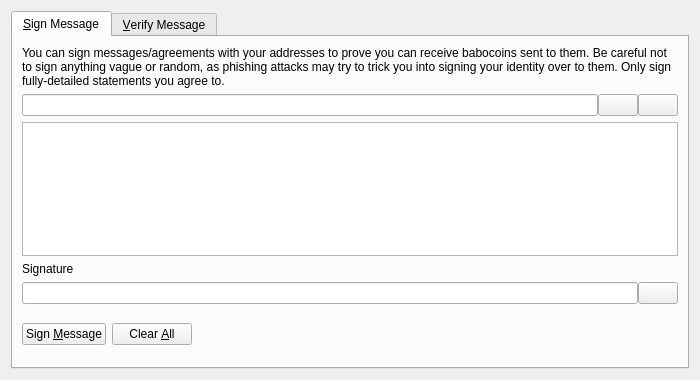
<?xml version="1.0" encoding="UTF-8"?>
<ui version="4.0">
 <class>SignVerifyMessageDialog</class>
 <widget class="QDialog" name="SignVerifyMessageDialog">
  <property name="geometry">
   <rect>
    <x>0</x>
    <y>0</y>
    <width>700</width>
    <height>380</height>
   </rect>
  </property>
  <property name="windowTitle">
   <string>Signatures - Sign / Verify a Message</string>
  </property>
  <property name="modal">
   <bool>true</bool>
  </property>
  <layout class="QVBoxLayout" name="verticalLayout">
   <item>
    <widget class="QTabWidget" name="tabWidget">
     <property name="currentIndex">
      <number>0</number>
     </property>
     <widget class="QWidget" name="tabSignMessage">
      <attribute name="title">
       <string>&amp;Sign Message</string>
      </attribute>
      <layout class="QVBoxLayout" name="verticalLayout_SM">
       <item>
        <widget class="QLabel" name="infoLabel_SM">
         <property name="text">
          <string>You can sign messages/agreements with your addresses to prove you can receive babocoins sent to them. Be careful not to sign anything vague or random, as phishing attacks may try to trick you into signing your identity over to them. Only sign fully-detailed statements you agree to.</string>
         </property>
         <property name="textFormat">
          <enum>Qt::PlainText</enum>
         </property>
         <property name="wordWrap">
          <bool>true</bool>
         </property>
        </widget>
       </item>
       <item>
        <layout class="QHBoxLayout" name="horizontalLayout_1_SM">
         <property name="spacing">
          <number>0</number>
         </property>
         <item>
          <widget class="QValidatedLineEdit" name="addressIn_SM">
           <property name="toolTip">
            <string>The Babocoin address to sign the message with</string>
           </property>
          </widget>
         </item>
         <item>
          <widget class="QPushButton" name="addressBookButton_SM">
           <property name="toolTip">
            <string>Choose previously used address</string>
           </property>
           <property name="text">
            <string/>
           </property>
           <property name="icon">
            <iconset resource="../babocoin.qrc">
             <normaloff>:/icons/address-book</normaloff>:/icons/address-book</iconset>
           </property>
           <property name="shortcut">
            <string>Alt+A</string>
           </property>
           <property name="autoDefault">
            <bool>false</bool>
           </property>
          </widget>
         </item>
         <item>
          <widget class="QPushButton" name="pasteButton_SM">
           <property name="toolTip">
            <string>Paste address from clipboard</string>
           </property>
           <property name="text">
            <string/>
           </property>
           <property name="icon">
            <iconset resource="../babocoin.qrc">
             <normaloff>:/icons/editpaste</normaloff>:/icons/editpaste</iconset>
           </property>
           <property name="shortcut">
            <string>Alt+P</string>
           </property>
           <property name="autoDefault">
            <bool>false</bool>
           </property>
          </widget>
         </item>
        </layout>
       </item>
       <item>
        <widget class="QPlainTextEdit" name="messageIn_SM">
         <property name="toolTip">
          <string>Enter the message you want to sign here</string>
         </property>
        </widget>
       </item>
       <item>
        <widget class="QLabel" name="signatureLabel_SM">
         <property name="text">
          <string>Signature</string>
         </property>
         <property name="textFormat">
          <enum>Qt::PlainText</enum>
         </property>
        </widget>
       </item>
       <item>
        <layout class="QHBoxLayout" name="horizontalLayout_2_SM">
         <property name="spacing">
          <number>0</number>
         </property>
         <item>
          <widget class="QLineEdit" name="signatureOut_SM">
           <property name="font">
            <font>
             <italic>true</italic>
            </font>
           </property>
           <property name="readOnly">
            <bool>true</bool>
           </property>
          </widget>
         </item>
         <item>
          <widget class="QPushButton" name="copySignatureButton_SM">
           <property name="toolTip">
            <string>Copy the current signature to the system clipboard</string>
           </property>
           <property name="text">
            <string/>
           </property>
           <property name="icon">
            <iconset resource="../babocoin.qrc">
             <normaloff>:/icons/editcopy</normaloff>:/icons/editcopy</iconset>
           </property>
           <property name="autoDefault">
            <bool>false</bool>
           </property>
          </widget>
         </item>
        </layout>
       </item>
       <item>
        <layout class="QHBoxLayout" name="horizontalLayout_3_SM">
         <item>
          <widget class="QPushButton" name="signMessageButton_SM">
           <property name="toolTip">
            <string>Sign the message to prove you own this Babocoin address</string>
           </property>
           <property name="text">
            <string>Sign &amp;Message</string>
           </property>
           <property name="icon">
            <iconset resource="../babocoin.qrc">
             <normaloff>:/icons/edit</normaloff>:/icons/edit</iconset>
           </property>
           <property name="autoDefault">
            <bool>false</bool>
           </property>
          </widget>
         </item>
         <item>
          <widget class="QPushButton" name="clearButton_SM">
           <property name="toolTip">
            <string>Reset all sign message fields</string>
           </property>
           <property name="text">
            <string>Clear &amp;All</string>
           </property>
           <property name="icon">
            <iconset resource="../babocoin.qrc">
             <normaloff>:/icons/remove</normaloff>:/icons/remove</iconset>
           </property>
           <property name="autoDefault">
            <bool>false</bool>
           </property>
          </widget>
         </item>
         <item>
          <spacer name="horizontalSpacer_1_SM">
           <property name="orientation">
            <enum>Qt::Horizontal</enum>
           </property>
           <property name="sizeHint" stdset="0">
            <size>
             <width>40</width>
             <height>48</height>
            </size>
           </property>
          </spacer>
         </item>
         <item>
          <widget class="QLabel" name="statusLabel_SM">
           <property name="font">
            <font>
             <weight>75</weight>
             <bold>true</bold>
            </font>
           </property>
           <property name="text">
            <string/>
           </property>
           <property name="wordWrap">
            <bool>true</bool>
           </property>
          </widget>
         </item>
         <item>
          <spacer name="horizontalSpacer_2_SM">
           <property name="orientation">
            <enum>Qt::Horizontal</enum>
           </property>
           <property name="sizeHint" stdset="0">
            <size>
             <width>40</width>
             <height>48</height>
            </size>
           </property>
          </spacer>
         </item>
        </layout>
       </item>
      </layout>
     </widget>
     <widget class="QWidget" name="tabVerifyMessage">
      <attribute name="title">
       <string>&amp;Verify Message</string>
      </attribute>
      <layout class="QVBoxLayout" name="verticalLayout_VM">
       <item>
        <widget class="QLabel" name="infoLabel_VM">
         <property name="text">
          <string>Enter the receiver's address, message (ensure you copy line breaks, spaces, tabs, etc. exactly) and signature below to verify the message. Be careful not to read more into the signature than what is in the signed message itself, to avoid being tricked by a man-in-the-middle attack. Note that this only proves the signing party receives with the address, it cannot prove sendership of any transaction!</string>
         </property>
         <property name="textFormat">
          <enum>Qt::PlainText</enum>
         </property>
         <property name="alignment">
          <set>Qt::AlignLeading|Qt::AlignLeft|Qt::AlignTop</set>
         </property>
         <property name="wordWrap">
          <bool>true</bool>
         </property>
        </widget>
       </item>
       <item>
        <layout class="QHBoxLayout" name="horizontalLayout_1_VM">
         <property name="spacing">
          <number>0</number>
         </property>
         <item>
          <widget class="QValidatedLineEdit" name="addressIn_VM">
           <property name="toolTip">
            <string>The Babocoin address the message was signed with</string>
           </property>
          </widget>
         </item>
         <item>
          <widget class="QPushButton" name="addressBookButton_VM">
           <property name="toolTip">
            <string>Choose previously used address</string>
           </property>
           <property name="text">
            <string/>
           </property>
           <property name="icon">
            <iconset resource="../babocoin.qrc">
             <normaloff>:/icons/address-book</normaloff>:/icons/address-book</iconset>
           </property>
           <property name="shortcut">
            <string>Alt+A</string>
           </property>
           <property name="autoDefault">
            <bool>false</bool>
           </property>
          </widget>
         </item>
        </layout>
       </item>
       <item>
        <widget class="QPlainTextEdit" name="messageIn_VM"/>
       </item>
       <item>
        <widget class="QValidatedLineEdit" name="signatureIn_VM"/>
       </item>
       <item>
        <layout class="QHBoxLayout" name="horizontalLayout_2_VM">
         <item>
          <widget class="QPushButton" name="verifyMessageButton_VM">
           <property name="toolTip">
            <string>Verify the message to ensure it was signed with the specified Babocoin address</string>
           </property>
           <property name="text">
            <string>Verify &amp;Message</string>
           </property>
           <property name="icon">
            <iconset resource="../babocoin.qrc">
             <normaloff>:/icons/transaction_0</normaloff>:/icons/transaction_0</iconset>
           </property>
           <property name="autoDefault">
            <bool>false</bool>
           </property>
          </widget>
         </item>
         <item>
          <widget class="QPushButton" name="clearButton_VM">
           <property name="toolTip">
            <string>Reset all verify message fields</string>
           </property>
           <property name="text">
            <string>Clear &amp;All</string>
           </property>
           <property name="icon">
            <iconset resource="../babocoin.qrc">
             <normaloff>:/icons/remove</normaloff>:/icons/remove</iconset>
           </property>
           <property name="autoDefault">
            <bool>false</bool>
           </property>
          </widget>
         </item>
         <item>
          <spacer name="horizontalSpacer_1_VM">
           <property name="orientation">
            <enum>Qt::Horizontal</enum>
           </property>
           <property name="sizeHint" stdset="0">
            <size>
             <width>40</width>
             <height>48</height>
            </size>
           </property>
          </spacer>
         </item>
         <item>
          <widget class="QLabel" name="statusLabel_VM">
           <property name="font">
            <font>
             <weight>75</weight>
             <bold>true</bold>
            </font>
           </property>
           <property name="text">
            <string/>
           </property>
           <property name="wordWrap">
            <bool>true</bool>
           </property>
          </widget>
         </item>
         <item>
          <spacer name="horizontalSpacer_2_VM">
           <property name="orientation">
            <enum>Qt::Horizontal</enum>
           </property>
           <property name="sizeHint" stdset="0">
            <size>
             <width>40</width>
             <height>48</height>
            </size>
           </property>
          </spacer>
         </item>
        </layout>
       </item>
      </layout>
     </widget>
    </widget>
   </item>
  </layout>
 </widget>
 <customwidgets>
  <customwidget>
   <class>QValidatedLineEdit</class>
   <extends>QLineEdit</extends>
   <header>qt/qvalidatedlineedit.h</header>
  </customwidget>
 </customwidgets>
 <resources>
  <include location="../babocoin.qrc"/>
 </resources>
 <connections/>
</ui>
